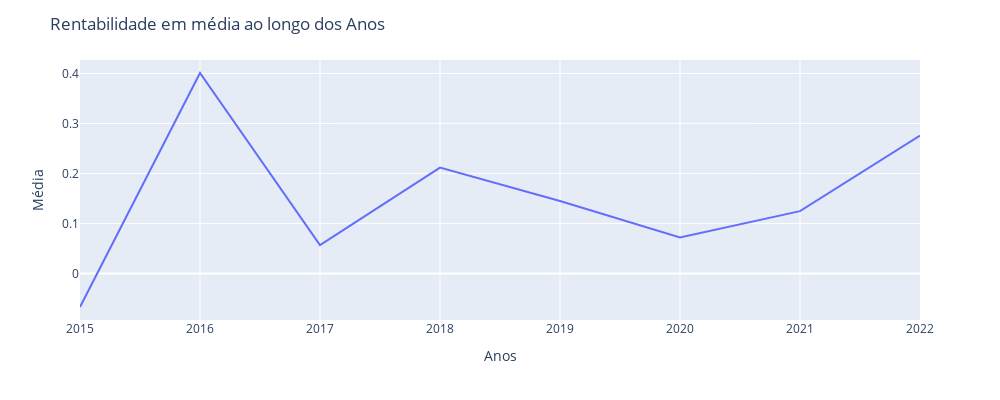

The notebook cell saved with this chart:
### Code cell
df_volume = df.groupby(['Year'], as_index=False)['Rentability'].mean()


exibirTimeSeries(df_volume, 'Year', 'Rentability', title='Rentabilidade em média ao longo dos Anos', ylabel='Média', xlabel='Anos')

### Figure 1 — Plotly figure (JSON) as saved in the notebook; plotly's stock layout.template omitted (floating-point values rounded to 4 significant figures)
{"data": [{"hovertemplate": "Year=%{x}<br>Rentability=%{y}<extra></extra>", "legendgroup": "", "line": {"color": "#636efa", "dash": "solid"}, "marker": {"symbol": "circle"}, "mode": "lines", "name": "", "orientation": "v", "showlegend": false, "type": "scatter", "x": [2015, 2016, 2017, 2018, 2019, 2020, 2021, 2022], "xaxis": "x", "y": [-0.0671, 0.4009, 0.05684, 0.2116, 0.1451, 0.07218, 0.1247, 0.2758], "yaxis": "y"}], "layout": {"autosize": false, "height": 400, "legend": {"tracegroupgap": 0}, "margin": {"t": 60}, "title": {"text": "<span>Rentabilidade em média ao longo dos Anos</span>"}, "width": 1000, "xaxis": {"anchor": "y", "domain": [0, 1], "title": {"text": "<span>Anos</span>"}}, "yaxis": {"anchor": "x", "domain": [0, 1], "title": {"text": "<span>Média</span>"}}}}
